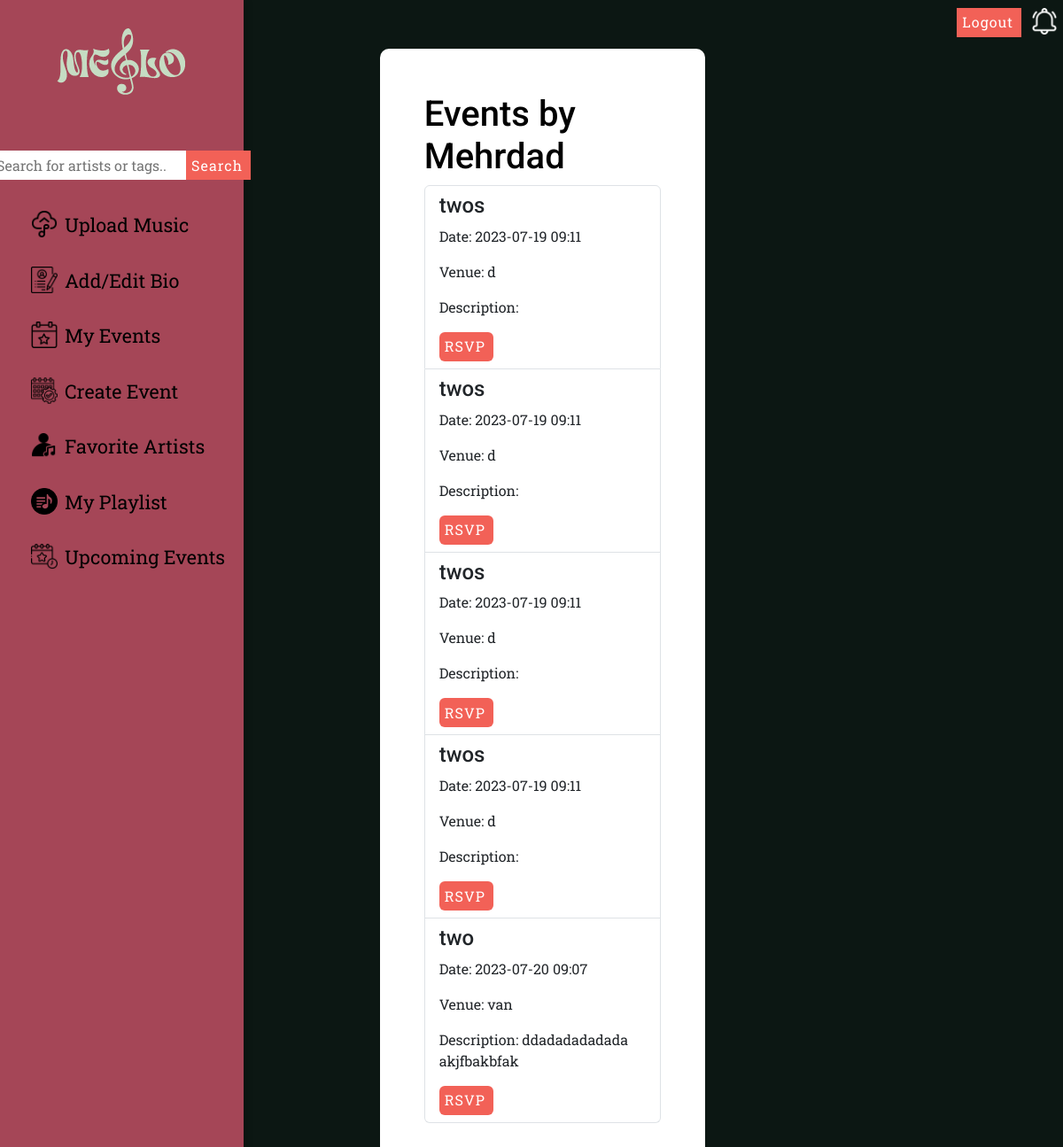
Before: /view-events/1 (signed in) with the older database file.
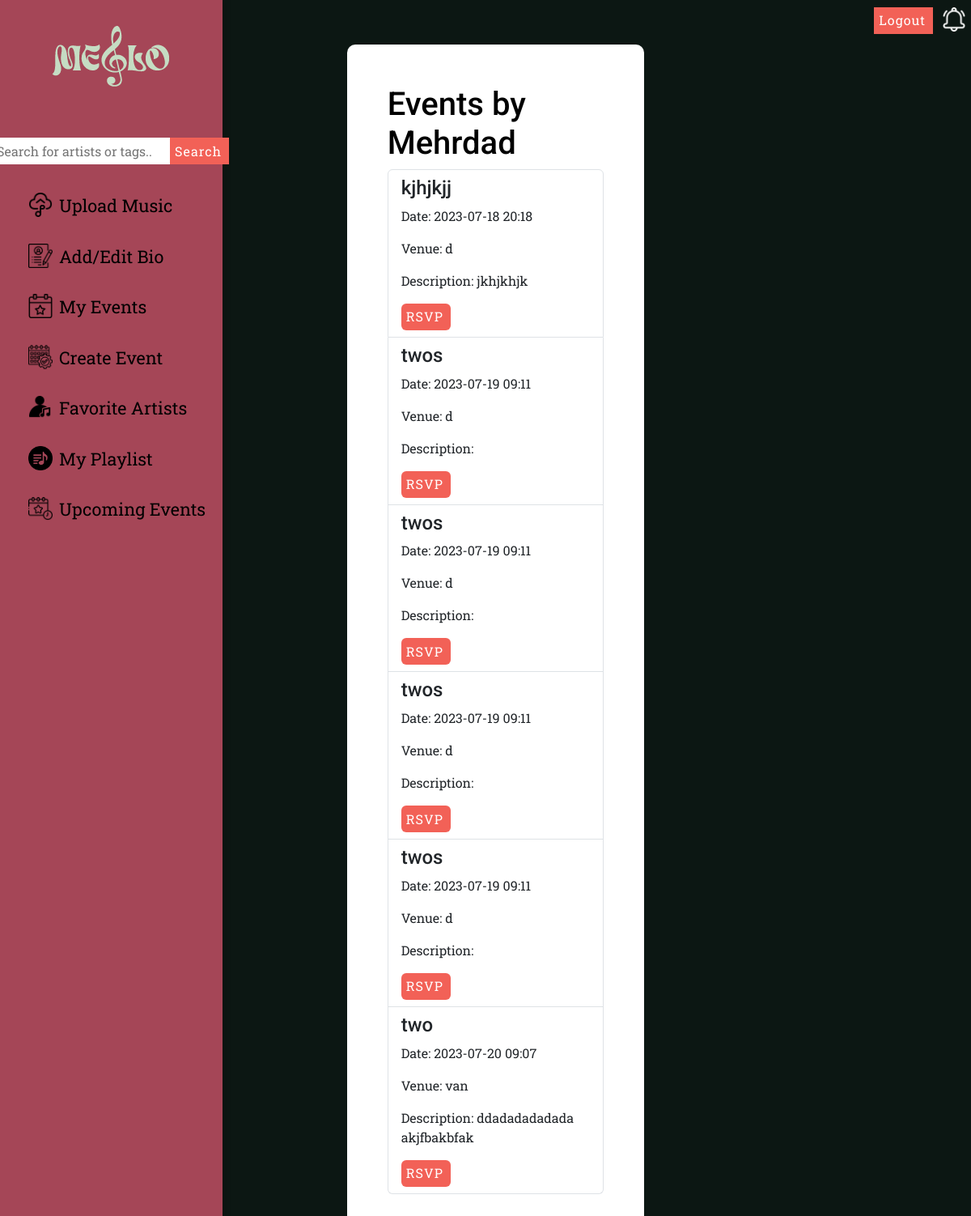
After: the same page with the newer database file.
### models.py (models this page shows, shortened)
class User(UserMixin, db.Model):
    id = db.Column(db.Integer, primary_key=True, autoincrement=True)
    username = db.Column(db.String(80), nullable=False, unique=True)
    password = db.Column(db.String(120), nullable=False)
    user_type = db.Column(db.String(10), nullable=False)
    date_join = db.Column(db.DateTime, nullable=False, default=datetime.utcnow)
    user_email = db.Column(db.String(120), nullable=True)
    first_name = db.Column(db.String(80), nullable=False)
    last_name = db.Column(db.String(80), nullable=False)
    notifications = db.relationship('Notification', backref='user', lazy=True)
    type = db.Column(db.String(50))
    followed_ids = db.Column(db.String(1000), default='')
    ...
    __mapper_args__ = {
        'polymorphic_identity': 'user',
        'polymorphic_on': type,
    }
    ...

class Artist(User):
    user_id = db.Column(db.Integer, db.ForeignKey('user.id'), primary_key=True)
    artist_stagename = db.Column(db.String(80), nullable=False)
    artist_city = db.Column(db.String(80), nullable=False)
    artist_tags = db.Column(db.String(80), nullable=False)
    artist_biography = db.Column(db.Text, nullable=True)
    albums = db.relationship('Album', backref='artist', lazy=True)
    events = db.relationship('Event', backref='artist', lazy=True)
    __mapper_args__ = {
        'polymorphic_identity': 'artist',
    }

class Event(db.Model):
    event_id = db.Column(db.Integer, primary_key=True)
    event_title = db.Column(db.String(80), nullable=False)
    event_date = db.Column(db.DateTime, nullable=False)
    event_venue = db.Column(db.String(80), nullable=False)
    description = db.Column(db.Text, nullable=False)
    artist_id = db.Column(db.Integer, db.ForeignKey('artist.user_id'))
    user_events = db.relationship('UserEvent', backref='event', lazy=True)

### app.py (the view)
@app.route('/view-events/<int:artist_id>', methods=['GET'])
def view_events(artist_id):
    events = Event.query.filter_by(artist_id=artist_id).order_by(Event.event_date).all()
    artist = Artist.query.get_or_404(artist_id)
    notifications = get_notifications()
    return render_template('view_events.html', artist_name=artist.artist_stagename, events=events, notifications=notifications)

### app.py (called while the page is built)
@login_manager.user_loader
def load_user(user_id):
    return User.query.get(int(user_id))

def get_notifications():
    return Notification.query.filter_by(user_id=current_user.id).order_by(Notification.timestamp.desc()).all()

### templates/view_events.html (shortened to what this page needs)
{% extends 'base.html' %}
{% block extra_links %}
<link rel="stylesheet" href="../static/upload.css" />
{% endblock %}
{% block content %}
<main class="view-events-page">
  <div class="container">
    <div class="box">
      <div class="box-content">
        <h1>Events by {{ artist_name }}</h1>
        {% if events %}
        <div class="uploaded-songs">
          <ul class="list-group">
            {% for event in events %}
            <li class="list-group-item">
              <h2>{{ event.event_title }}</h2>
              <p>Date: {{ event.event_date.strftime('%Y-%m-%d %H:%M') }}</p>
              <p>Venue: {{ event.event_venue }}</p>
              <p>Description: {{ event.description }}</p>
              <form action="{{ url_for('rsvp', event_id=event.event_id) }}" method="POST">
                <div class="upload-button">
                  <input type="submit" value="RSVP" class="btn btn-primary">
                </div>
              </form>
            </li>
            {% endfor %}
          </ul>
        </div>
        {% else %}
        <p>No events found.</p>
        {% endif %}
      </div>
    </div>
  </div>
</main>
{% endblock %}

### templates/base.html (shortened to what this page needs)
<!DOCTYPE html>
<html lang="en">
<head>
    <link rel="stylesheet" href="https://cdn.jsdelivr.net/npm/bootstrap@5.3.0/dist/css/bootstrap.min.css">
    {% if show_navbar|default(true) %}
        <link rel="stylesheet" href="../static/top-nav.css"/>
    {% endif %}
    {% block extra_links %}{% endblock %}
</head>
<body>
    {% if show_navbar|default(true) %}
        {% include 'navbar.html' %}
        {% include 'top_nav.html' %}
    {% endif %}
    {% block content %}{% endblock %}
</body>
</html>

### templates/navbar.html (shortened to what this page needs)
<link rel="stylesheet" href="../static/navbar.css" />
<nav class="sidebar">
  <div class="logo">
    <a href="{{ url_for('dashboard') }}"
      ><img src="../static/homepage-images/melo-logo-150.png"
    /></a>
  </div>
  <form id="form" action="{{ url_for('search') }}" method="POST">
    <input
      type="text"
      name="search_query"
      placeholder="Search for artists or tags.."
    />
    <button type="submit">Search</button>
  </form>
  <div class="navList">
    {% if current_user.user_type == 'artist' %}
    <div class="nav-link">
      <a href="/upload"
        ><img src="../static/nav_icons/upload.png" /><span
          >Upload Music</span
        ></a
      >
    </div>
    <div class="nav-link">
      <a
        href="{{ url_for('artist_biography', artist_id=current_user.user_id) }}"
        ><img src="../static/nav_icons/bio.png" /><span>Add/Edit Bio</span></a
      >
    </div>
    <div class="nav-link">
      <a
      href="{{ url_for('view_events', artist_id=current_user.user_id) }}"
      ><img src="../static/nav_icons/events.png" /><span
          >My Events</span
      ></a
      >
    </div>
    <div class="nav-link">
      <a href="/create-event"><img src="../static/nav_icons/create-event.png" /><span>Create Event</span></a>
    </div>
    {% endif %}
    <div class="nav-link_listener">
      <a href="{{ url_for('favorite_artists') }}"
        ><img src="../static/nav_icons/artists.png" /><span
          >Favorite Artists</span
        ></a
      >
    </div>
    <div class="nav-link_listener">
      <a href="{{ url_for('my_playlists') }}"
        ><img src="../static/nav_icons/playlist.png" /><span
          >My Playlist</span
        ></a
      >
    </div>
    <div class="nav-link">
      <a
      href="{{ url_for('my_rsvp_events') }}"
      ><img src="../static/nav_icons/upcoming.png" /><span
          >Upcoming Events</span
      ></a
      >
    </div>
  </div>
</nav>

### templates/top_nav.html (shortened to what this page needs)
<div class="top-nav">
<div class="logout-button">
  <form class="logout" action="{{ url_for('logout') }}" method="POST">
    <input type="submit" value="Logout" />
  </form>
  <div class="dropdown">
    <button class="dropbtn">
      <img
        src="{{ url_for('static', filename='nav_icons/notification.png') }}"
        alt="Notifications"
      />
    </button>
  </div>
</div>
</div>

### static/top-nav.css (style rules this page uses)
.top-nav .logout-button { position: fixed; top: 0; right: 0; height: 35px; border: none; outline: none; color: #FFF; letter-spacing: 1px; cursor: pointer; display: inline-block; }
.top-nav .logout-button form { display: inline; }
.dropbtn { background-color: #0C1713; border: 0; }
.dropbtn img { width: 30px; height: 30px; margin-bottom: 22px; }
.dropdown { position: relative; display: inline-block; top: 8px; }

### static/upload.css (style rules this page uses)
body { background-color: #0C1713; color: black; margin-left: 25px; display: grid; grid-template-columns: repeat(6,1fr); grid-auto-rows: auto; font-family: 'Roboto Slab', serif; background-repeat: no-repeat; background-attachment: fixed; background-size: 100% 100%; }
h1 { font-family: 'Roboto', sans-serif; }
h2 { font-family: 'Roboto', sans-serif; font-size: revert; }
.upload-page, .rsvp-page, .view-events-page { grid-column: 3/5; }
.box { position: relative; padding: 50px 50px; background: #fff; border-radius: 10px; margin-top: 55px; }

### static/navbar.css (style rules this page uses)
.sidebar { color: #FFF; background-color: #A54657; height: 100%; width: 275px; display: flex; flex-direction: column; position: fixed; top: 0; left: 0; animation: slide-in 0.5s ease-in-out; box-shadow: 0px 0px 10px rgba(0, 0, 0, 0.3); }
.sidebar .logo { text-align: center; margin-top: 10px; margin-bottom: 40px; }
.sidebar .logo a { padding: 20px; display: inline-block; }
#form { width: 100%; display: flex; justify-content: center; }
#form input { height:33px; flex: 1; border: none; outline: none; padding-left: 4px; }
.navList { color: #0C1713; font-size: 25px; display: flex; flex-direction: column; align-items: flex-start; width: 275px; margin-top: 20px; font-family: 'Dosis', sans-serif; }
.navList .nav-link { display: flex; align-items: center; padding: 10px 0 15px 0px; width: 100%; align-self: stretch; }
.navList .nav-link a { text-decoration: none; color: black; }
.navList .nav-link img { width: 30px; height: 30px; margin-left: 35px; vertical-align: middle; }
.navList .nav-link span { font-size: 1.35rem; top: 2px; position: relative; left: 8px; font-family: 'Roboto Slab', serif; }
.navList .nav-link_listener { display: flex; align-items: center; padding: 10px 0 15px 0px; width: 100%; align-self: stretch; }
.navList .nav-link_listener a { text-decoration: none; color: black; }
.navList .nav-link_listener img { width: 30px; height: 30px; margin-left: 35px; vertical-align: middle; }
.navList .nav-link_listener span { font-size: 1.35rem; top: 2px; position: relative; left: 8px; font-family: 'Roboto Slab', serif; }
#form button, input[type="submit" i] { background: #F26157; padding: 0px 9px 0px 6px; height: 33px; border: none; outline: none; color: #FFF; letter-spacing: 1px; cursor: pointer; }

Changed rows visible on the page:
added Event: event_title "kjhjkjj", event_date "2023-07-18 20:18", event_venue "d", description "jkhjkhjk"
